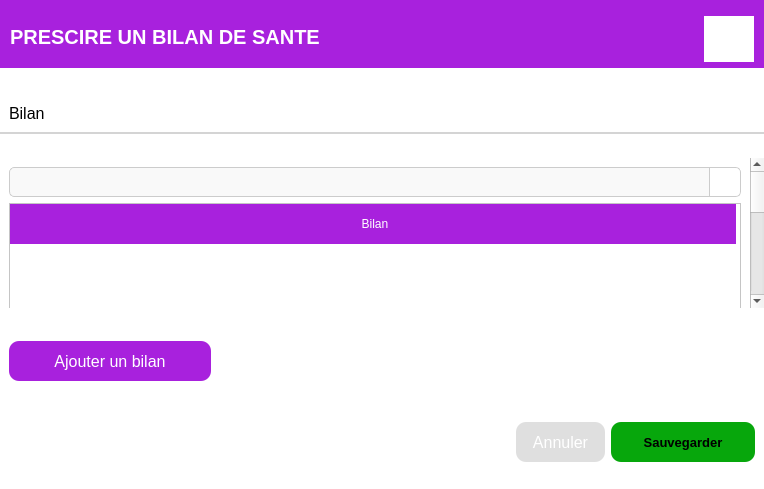
<?xml version="1.0" encoding="UTF-8"?>
<ui version="4.0">
 <class>ajouterBilan</class>
 <widget class="QDialog" name="ajouterBilan">
  <property name="geometry">
   <rect>
    <x>0</x>
    <y>0</y>
    <width>764</width>
    <height>489</height>
   </rect>
  </property>
  <property name="windowTitle">
   <string>Dialog</string>
  </property>
  <layout class="QHBoxLayout" name="horizontalLayout">
   <property name="spacing">
    <number>0</number>
   </property>
   <property name="leftMargin">
    <number>0</number>
   </property>
   <property name="topMargin">
    <number>0</number>
   </property>
   <property name="rightMargin">
    <number>0</number>
   </property>
   <property name="bottomMargin">
    <number>0</number>
   </property>
   <item>
    <widget class="QFrame" name="carre">
     <property name="styleSheet">
      <string notr="true">#carre{
	background-color: rgb(255, 255, 255);
}</string>
     </property>
     <property name="frameShape">
      <enum>QFrame::NoFrame</enum>
     </property>
     <property name="frameShadow">
      <enum>QFrame::Raised</enum>
     </property>
     <layout class="QVBoxLayout" name="verticalLayout_5">
      <property name="spacing">
       <number>0</number>
      </property>
      <property name="leftMargin">
       <number>0</number>
      </property>
      <property name="topMargin">
       <number>0</number>
      </property>
      <property name="rightMargin">
       <number>0</number>
      </property>
      <property name="bottomMargin">
       <number>0</number>
      </property>
      <item>
       <widget class="QFrame" name="autre">
        <property name="maximumSize">
         <size>
          <width>16777215</width>
          <height>70</height>
         </size>
        </property>
        <property name="styleSheet">
         <string notr="true">#autre{
border-bottom: 2px solid rgb(255, 255, 255);
	background-color: rgb(168, 33, 221);
}</string>
        </property>
        <property name="frameShape">
         <enum>QFrame::NoFrame</enum>
        </property>
        <property name="frameShadow">
         <enum>QFrame::Raised</enum>
        </property>
        <layout class="QHBoxLayout" name="horizontalLayout_2">
         <property name="spacing">
          <number>0</number>
         </property>
         <property name="leftMargin">
          <number>10</number>
         </property>
         <property name="topMargin">
          <number>16</number>
         </property>
         <property name="rightMargin">
          <number>10</number>
         </property>
         <property name="bottomMargin">
          <number>12</number>
         </property>
         <item>
          <widget class="QLabel" name="label_3">
           <property name="font">
            <font>
             <pointsize>15</pointsize>
             <weight>75</weight>
             <bold>true</bold>
            </font>
           </property>
           <property name="styleSheet">
            <string notr="true">color: rgb(255, 255, 255);</string>
           </property>
           <property name="text">
            <string>PRESCIRE UN BILAN DE SANTE</string>
           </property>
          </widget>
         </item>
         <item>
          <widget class="QPushButton" name="femer">
           <property name="minimumSize">
            <size>
             <width>0</width>
             <height>46</height>
            </size>
           </property>
           <property name="maximumSize">
            <size>
             <width>50</width>
             <height>50</height>
            </size>
           </property>
           <property name="cursor">
            <cursorShape>PointingHandCursor</cursorShape>
           </property>
           <property name="styleSheet">
            <string notr="true">QPushButton{
background-color: rgb(255, 255, 255);
border: none;
}

QPushButton:hover{
background-color: rgb(255, 0, 0);
}</string>
           </property>
           <property name="text">
            <string/>
           </property>
           <property name="icon">
            <iconset resource="icon.qrc">
             <normaloff>:/ICON/close-line.svg</normaloff>:/ICON/close-line.svg</iconset>
           </property>
           <property name="iconSize">
            <size>
             <width>36</width>
             <height>36</height>
            </size>
           </property>
          </widget>
         </item>
        </layout>
       </widget>
      </item>
      <item>
       <widget class="QFrame" name="frame_15">
        <property name="frameShape">
         <enum>QFrame::NoFrame</enum>
        </property>
        <property name="frameShadow">
         <enum>QFrame::Raised</enum>
        </property>
        <layout class="QVBoxLayout" name="verticalLayout">
         <property name="spacing">
          <number>0</number>
         </property>
         <property name="leftMargin">
          <number>0</number>
         </property>
         <property name="topMargin">
          <number>0</number>
         </property>
         <property name="rightMargin">
          <number>0</number>
         </property>
         <property name="bottomMargin">
          <number>0</number>
         </property>
         <item>
          <widget class="QFrame" name="frame_16">
           <property name="maximumSize">
            <size>
             <width>16777215</width>
             <height>40</height>
            </size>
           </property>
           <property name="cursor">
            <cursorShape>ArrowCursor</cursorShape>
           </property>
           <property name="styleSheet">
            <string notr="true">border-bottom: 2px solid rgb(212, 212, 212)</string>
           </property>
           <property name="frameShape">
            <enum>QFrame::NoFrame</enum>
           </property>
           <property name="frameShadow">
            <enum>QFrame::Raised</enum>
           </property>
           <layout class="QHBoxLayout" name="horizontalLayout_17">
            <property name="spacing">
             <number>0</number>
            </property>
            <property name="leftMargin">
             <number>0</number>
            </property>
            <property name="topMargin">
             <number>0</number>
            </property>
            <property name="rightMargin">
             <number>0</number>
            </property>
            <property name="bottomMargin">
             <number>0</number>
            </property>
            <item>
             <widget class="QFrame" name="frame_3">
              <property name="minimumSize">
               <size>
                <width>386</width>
                <height>0</height>
               </size>
              </property>
              <property name="styleSheet">
               <string notr="true">QFrame{
border: none;
border-bottom: 2px solid rgb(212, 212, 212);
}</string>
              </property>
              <property name="frameShape">
               <enum>QFrame::NoFrame</enum>
              </property>
              <property name="frameShadow">
               <enum>QFrame::Raised</enum>
              </property>
              <layout class="QHBoxLayout" name="horizontalLayout_6">
               <item>
                <widget class="QLabel" name="label_4">
                 <property name="font">
                  <font>
                   <pointsize>12</pointsize>
                  </font>
                 </property>
                 <property name="styleSheet">
                  <string notr="true">border: none;</string>
                 </property>
                 <property name="text">
                  <string>Bilan</string>
                 </property>
                </widget>
               </item>
              </layout>
             </widget>
            </item>
           </layout>
          </widget>
         </item>
         <item>
          <widget class="QFrame" name="frame_17">
           <property name="maximumSize">
            <size>
             <width>16777215</width>
             <height>150</height>
            </size>
           </property>
           <property name="cursor">
            <cursorShape>ArrowCursor</cursorShape>
           </property>
           <property name="frameShape">
            <enum>QFrame::NoFrame</enum>
           </property>
           <property name="frameShadow">
            <enum>QFrame::Raised</enum>
           </property>
           <layout class="QHBoxLayout" name="horizontalLayout_9">
            <property name="spacing">
             <number>0</number>
            </property>
            <property name="leftMargin">
             <number>0</number>
            </property>
            <property name="topMargin">
             <number>0</number>
            </property>
            <property name="rightMargin">
             <number>0</number>
            </property>
            <property name="bottomMargin">
             <number>0</number>
            </property>
            <item>
             <widget class="QScrollArea" name="scrollArea">
              <property name="styleSheet">
               <string notr="true">background-color: rgb(255, 255, 255);</string>
              </property>
              <property name="frameShape">
               <enum>QFrame::NoFrame</enum>
              </property>
              <property name="widgetResizable">
               <bool>true</bool>
              </property>
              <widget class="QWidget" name="scrollAreaWidgetContents">
               <property name="geometry">
                <rect>
                 <x>0</x>
                 <y>0</y>
                 <width>747</width>
                 <height>454</height>
                </rect>
               </property>
               <layout class="QVBoxLayout" name="verticalLayout_2">
                <property name="leftMargin">
                 <number>9</number>
                </property>
                <item>
                 <widget class="QFrame" name="frame_5">
                  <property name="maximumSize">
                   <size>
                    <width>16777215</width>
                    <height>42</height>
                   </size>
                  </property>
                  <property name="styleSheet">
                   <string notr="true">border: none;</string>
                  </property>
                  <property name="frameShape">
                   <enum>QFrame::NoFrame</enum>
                  </property>
                  <property name="frameShadow">
                   <enum>QFrame::Raised</enum>
                  </property>
                  <layout class="QHBoxLayout" name="horizontalLayout_11">
                   <property name="spacing">
                    <number>0</number>
                   </property>
                   <property name="leftMargin">
                    <number>0</number>
                   </property>
                   <property name="topMargin">
                    <number>0</number>
                   </property>
                   <property name="rightMargin">
                    <number>0</number>
                   </property>
                   <property name="bottomMargin">
                    <number>0</number>
                   </property>
                   <item>
                    <widget class="QFrame" name="frame_8">
                     <property name="frameShape">
                      <enum>QFrame::NoFrame</enum>
                     </property>
                     <property name="frameShadow">
                      <enum>QFrame::Raised</enum>
                     </property>
                     <layout class="QHBoxLayout" name="horizontalLayout_12">
                      <property name="spacing">
                       <number>0</number>
                      </property>
                      <property name="leftMargin">
                       <number>0</number>
                      </property>
                      <property name="topMargin">
                       <number>0</number>
                      </property>
                      <property name="rightMargin">
                       <number>0</number>
                      </property>
                      <property name="bottomMargin">
                       <number>0</number>
                      </property>
                      <item>
                       <widget class="QComboBox" name="CO_bilan">
                        <property name="minimumSize">
                         <size>
                          <width>0</width>
                          <height>30</height>
                         </size>
                        </property>
                        <property name="styleSheet">
                         <string notr="true">QComboBox {
    border: 1px solid #cccccc;
    border-radius: 5px;
    padding: 5px 10px;
    background-color: #f9f9f9;
    font-family: Arial, sans-serif;
    font-size: 14px;
    color: #333333;
}

QComboBox::drop-down {
    subcontrol-origin: padding;
    subcontrol-position: top right;
    width: 30px;
    border-left: 1px solid #cccccc;
    background-color: #ffffff;
    border-top-right-radius: 5px;
    border-bottom-right-radius: 5px;
}

QComboBox::down-arrow {
     /* Remplace par le chemin de ton image de flèche */
	image: url(:/ICON/Vector_down_arrow_link.svg.png);
    width: 30px;
    height: 30px;
}

QComboBox QAbstractItemView {
    border: 1px solid #cccccc;
    border-radius: 5px;
    padding: 5px;
    background-color: #ffffff;
    selection-background-color: #6da3ff;
    selection-color: #ffffff;
    font-family: Arial, sans-serif;
    font-size: 14px;
}

QComboBox::item {
    padding: 5px;
    background-color: #ffffff;
    color: #333333;
	
	font: 14pt &quot;MS Shell Dlg 2&quot;;
}

QComboBox::item:selected {
    background-color: #6da3ff;
    color: #ffffff;
}
</string>
                        </property>
                       </widget>
                      </item>
                     </layout>
                    </widget>
                   </item>
                  </layout>
                 </widget>
                </item>
                <item>
                 <widget class="QFrame" name="frame_label">
                  <property name="minimumSize">
                   <size>
                    <width>0</width>
                    <height>400</height>
                   </size>
                  </property>
                  <property name="frameShape">
                   <enum>QFrame::NoFrame</enum>
                  </property>
                  <property name="frameShadow">
                   <enum>QFrame::Raised</enum>
                  </property>
                  <layout class="QHBoxLayout" name="horizontalLayout_14">
                   <property name="spacing">
                    <number>0</number>
                   </property>
                   <property name="leftMargin">
                    <number>0</number>
                   </property>
                   <property name="topMargin">
                    <number>0</number>
                   </property>
                   <property name="rightMargin">
                    <number>0</number>
                   </property>
                   <property name="bottomMargin">
                    <number>0</number>
                   </property>
                   <item>
                    <widget class="QTableWidget" name="tableWidget">
                     <property name="styleSheet">
                      <string notr="true"> QHeaderView::section {
	color: rgb(255, 255, 255);
	background-color: rgb(168, 33, 221);
     padding-left: 4px;
	height: 40px;
	border: none;
 }
 
 QHeaderView::section:checked
 {
 }

QTableView::item{
color: rgb(0, 0, 0);
}

QTableView::item:selected {
    background-color: #a0a0ff;
    color: black;
}

QPushButton{
border: none;
	background-color: rgb(168, 33, 221);
}
</string>
                     </property>
                     <property name="frameShape">
                      <enum>QFrame::StyledPanel</enum>
                     </property>
                     <attribute name="horizontalHeaderCascadingSectionResizes">
                      <bool>false</bool>
                     </attribute>
                     <attribute name="horizontalHeaderDefaultSectionSize">
                      <number>726</number>
                     </attribute>
                     <attribute name="horizontalHeaderMinimumSectionSize">
                      <number>49</number>
                     </attribute>
                     <attribute name="horizontalHeaderShowSortIndicator" stdset="0">
                      <bool>false</bool>
                     </attribute>
                     <attribute name="horizontalHeaderStretchLastSection">
                      <bool>false</bool>
                     </attribute>
                     <attribute name="verticalHeaderVisible">
                      <bool>false</bool>
                     </attribute>
                     <attribute name="verticalHeaderHighlightSections">
                      <bool>true</bool>
                     </attribute>
                     <column>
                      <property name="text">
                       <string>Bilan</string>
                      </property>
                     </column>
                    </widget>
                   </item>
                  </layout>
                 </widget>
                </item>
               </layout>
              </widget>
             </widget>
            </item>
           </layout>
          </widget>
         </item>
         <item>
          <widget class="QFrame" name="frame_19">
           <property name="maximumSize">
            <size>
             <width>16777215</width>
             <height>55</height>
            </size>
           </property>
           <property name="cursor">
            <cursorShape>ArrowCursor</cursorShape>
           </property>
           <property name="frameShape">
            <enum>QFrame::NoFrame</enum>
           </property>
           <property name="frameShadow">
            <enum>QFrame::Raised</enum>
           </property>
           <layout class="QHBoxLayout" name="horizontalLayout_8">
            <item>
             <widget class="QPushButton" name="btnAjouterBilan">
              <property name="minimumSize">
               <size>
                <width>202</width>
                <height>40</height>
               </size>
              </property>
              <property name="font">
               <font>
                <pointsize>12</pointsize>
               </font>
              </property>
              <property name="cursor">
               <cursorShape>PointingHandCursor</cursorShape>
              </property>
              <property name="styleSheet">
               <string notr="true">background-color: rgb(168, 33, 221);
color: rgb(255, 255, 255);
border: none;
border-radius: 10px;</string>
              </property>
              <property name="text">
               <string>Ajouter un bilan</string>
              </property>
              <property name="icon">
               <iconset resource="icon.qrc">
                <normaloff>:/ICON/plus.svg</normaloff>:/ICON/plus.svg</iconset>
              </property>
              <property name="iconSize">
               <size>
                <width>25</width>
                <height>25</height>
               </size>
              </property>
             </widget>
            </item>
            <item>
             <spacer name="horizontalSpacer">
              <property name="orientation">
               <enum>Qt::Horizontal</enum>
              </property>
              <property name="sizeHint" stdset="0">
               <size>
                <width>642</width>
                <height>20</height>
               </size>
              </property>
             </spacer>
            </item>
           </layout>
          </widget>
         </item>
         <item>
          <widget class="QFrame" name="frame_18">
           <property name="maximumSize">
            <size>
             <width>16777215</width>
             <height>54</height>
            </size>
           </property>
           <property name="cursor">
            <cursorShape>ArrowCursor</cursorShape>
           </property>
           <property name="frameShape">
            <enum>QFrame::NoFrame</enum>
           </property>
           <property name="frameShadow">
            <enum>QFrame::Raised</enum>
           </property>
           <layout class="QHBoxLayout" name="horizontalLayout_10">
            <property name="bottomMargin">
             <number>0</number>
            </property>
            <item>
             <spacer name="horizontalSpacer_2">
              <property name="orientation">
               <enum>Qt::Horizontal</enum>
              </property>
              <property name="sizeHint" stdset="0">
               <size>
                <width>605</width>
                <height>20</height>
               </size>
              </property>
             </spacer>
            </item>
            <item>
             <widget class="QPushButton" name="PrendreRDV_4">
              <property name="minimumSize">
               <size>
                <width>89</width>
                <height>40</height>
               </size>
              </property>
              <property name="maximumSize">
               <size>
                <width>100</width>
                <height>16777215</height>
               </size>
              </property>
              <property name="font">
               <font>
                <pointsize>12</pointsize>
               </font>
              </property>
              <property name="cursor">
               <cursorShape>PointingHandCursor</cursorShape>
              </property>
              <property name="styleSheet">
               <string notr="true">border: none;
border-radius: 10px;
background-color: rgb(223, 223, 223);
color: rgb(255, 255, 255);</string>
              </property>
              <property name="text">
               <string>Annuler</string>
              </property>
              <property name="iconSize">
               <size>
                <width>25</width>
                <height>25</height>
               </size>
              </property>
             </widget>
            </item>
            <item>
             <widget class="QPushButton" name="btnSauvegarger">
              <property name="minimumSize">
               <size>
                <width>144</width>
                <height>40</height>
               </size>
              </property>
              <property name="maximumSize">
               <size>
                <width>150</width>
                <height>40</height>
               </size>
              </property>
              <property name="font">
               <font>
                <pointsize>10</pointsize>
                <weight>75</weight>
                <italic>false</italic>
                <bold>true</bold>
                <underline>false</underline>
               </font>
              </property>
              <property name="cursor">
               <cursorShape>PointingHandCursor</cursorShape>
              </property>
              <property name="styleSheet">
               <string notr="true">border: none;
background-color: rgb(7, 167, 12);
border-radius: 10px;</string>
              </property>
              <property name="text">
               <string>Sauvegarder</string>
              </property>
              <property name="icon">
               <iconset resource="icon.qrc">
                <normaloff>:/ICON/save-outline.svg</normaloff>:/ICON/save-outline.svg</iconset>
              </property>
              <property name="iconSize">
               <size>
                <width>25</width>
                <height>25</height>
               </size>
              </property>
              <property name="flat">
               <bool>true</bool>
              </property>
             </widget>
            </item>
           </layout>
          </widget>
         </item>
        </layout>
       </widget>
      </item>
     </layout>
    </widget>
   </item>
  </layout>
 </widget>
 <resources>
  <include location="icon.qrc"/>
 </resources>
 <connections/>
</ui>
